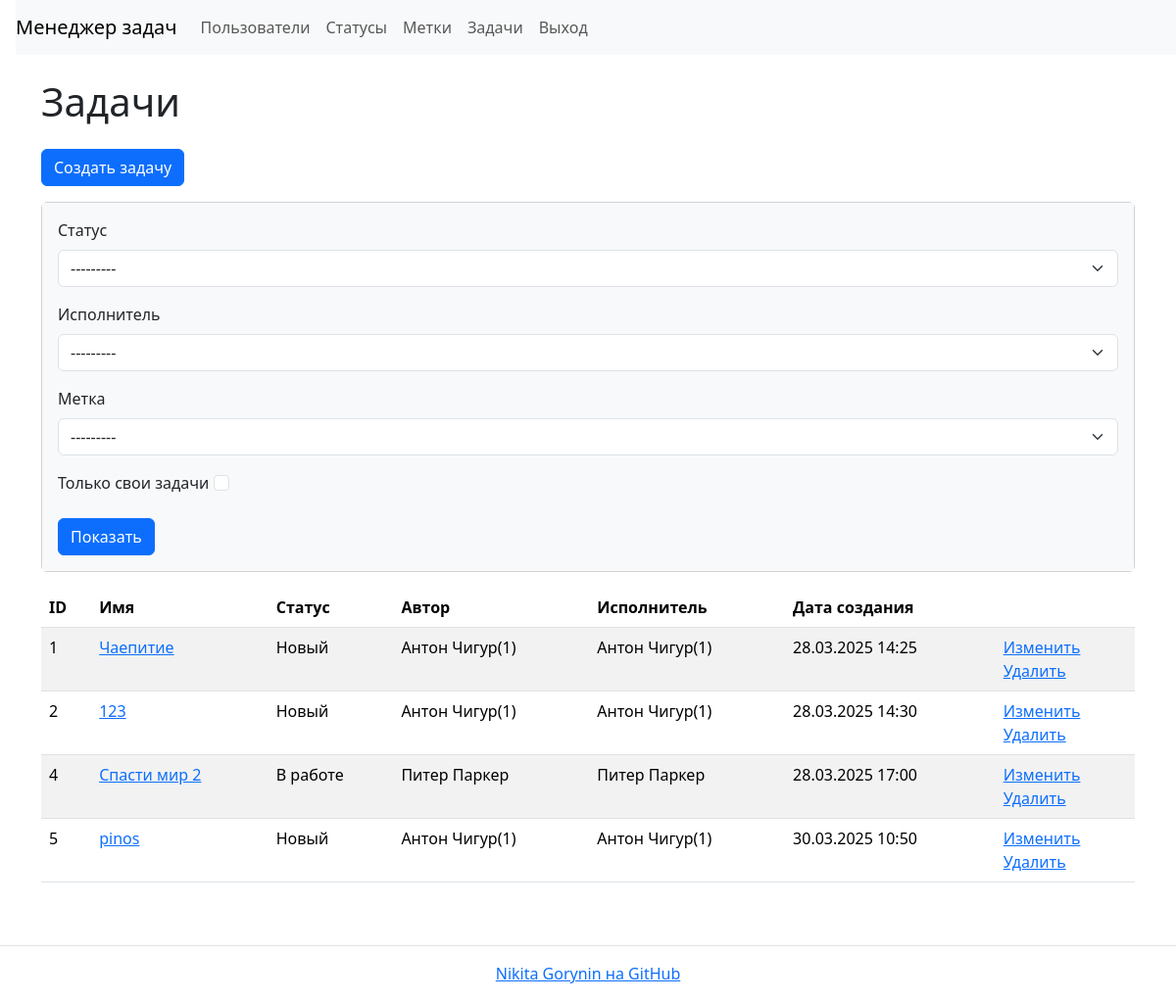
The app's page /tasks/ (signed in) with its own data.
### task_manager/tasks/models.py (models this page shows, shortened)
class Task(models.Model):
    name = models.CharField(
        max_length=150,
        blank=False,
        unique=True,
        verbose_name='Имя'
    )
    description = models.TextField(
        max_length=10000,
        blank=True,
        verbose_name='Описание'
    )
    date_created = models.DateTimeField(
        auto_now_add=True,
        verbose_name='Creation date'
    )
    author = models.ForeignKey(
        User,
        on_delete=models.PROTECT,
        related_name='author',
        verbose_name='Автор'
    )
    status = models.ForeignKey(
        Status,
        on_delete=models.PROTECT,
        related_name='statuses',
        verbose_name='Статус'
    )
    executor = models.ForeignKey(
        User,
        on_delete=models.PROTECT,
        related_name='executor',
        verbose_name='Исполнитель'
    )
    labels = models.ManyToManyField(
        Label,
        through='TaskLabelRelation',
        through_fields=('task', 'label'),
        blank=True,
        related_name='labels',
        verbose_name='Метки'
    )
    class Meta:
        verbose_name = 'Задача'
        verbose_name_plural = 'Задачи'

### task_manager/statuses/models.py (models this page shows)
class Status(models.Model):
    date_joined = models.DateTimeField(auto_now_add=True)
    name = models.CharField(max_length=400, unique=True)
    def __str__(self):
        return self.name

### task_manager/users/models.py (models this page shows)
class User(AbstractUser):
    first_name = models.CharField(max_length=150)
    last_name = models.CharField(max_length=150)
    def __str__(self):
        return self.get_full_name()

### task_manager/tasks/views.py (the view)
# urls.py: path('', TasksListView.as_view(), name='tasks'),
class TasksListView(AuthRequiredMixin, FilterView):
    template_name = 'tasks/list.html'
    model = Task
    filterset_class = TaskFilter
    context_object_name = 'tasks'
    extra_context = {
        'header': 'Задачи'
    }

### task_manager/labels/models.py (called while the page is built)
    def __str__(self):
        return self.name

### task_manager/mixins.py (called while the page is built)
    def dispatch(self, request, *args, **kwargs):
        if not request.user.is_authenticated:
            self.error(request, self.auth_message)
            return redirect(reverse_lazy('login'))
        return super().dispatch(request, *args, **kwargs)

### task_manager/templates/tasks/list.html
{% extends "base.html" %}
{% block content %}
    <h1 class="my-4">{{ header }}</h1>
    <a class="btn btn-primary mb-3" href="{% url 'task_create' %}">Создать задачу</a>
    {% include "tasks/filter.html" %}
    <table class="table table-striped">
        <thead>
            <tr>
                <th>ID</th>
                <th>Имя</th>
                <th>Статус</th>
                <th>Автор</th>
                <th>Исполнитель</th>
                <th>Дата создания</th>
                <th></th>
            </tr>
        </thead>
        <tbody>
            {% if tasks %}
                {% for task in tasks %}
                    <tr>
                        <td>{{ task.id }}</td>
                        <td><a href="{% url 'task_show' task.id %}">{{ task.name }}</a></td>
                        <td>{{ task.status }}</td>
                        <td>{{ task.author }}</td>
                        <td>{{ task.executor }}</td>
                        <td>{{ task.date_created|date:"d.m.Y H:i" }}</td>
                        <td>
                            <a href="{% url 'task_update' task.id %}">Изменить</a>
                            <br>
                            <a href="{% url 'task_delete' task.id %}">Удалить</a>
                        </td>
                    </tr>
                {% endfor %}
            {% endif %}
        </tbody>
    </table>
{% endblock content %}

### records on screen
Task: id "1", name "Чаепитие", status "Новый", author "Антон Чигур(1)", executor "Антон Чигур(1)", date_created "28.03.2025 14:25"
Task: id "2", name "123", status "Новый", author "Антон Чигур(1)", executor "Антон Чигур(1)", date_created "28.03.2025 14:30"
Task: id "4", name "Спасти мир 2", status "В работе", author "Питер Паркер", executor "Питер Паркер", date_created "28.03.2025 17:00"
Task: id "5", name "pinos", status "Новый", author "Антон Чигур(1)", executor "Антон Чигур(1)", date_created "30.03.2025 10:50"

### other values on screen
{{ header }} "Задачи"
{{ field.label }} "Статус" "Исполнитель" "Метка" "Только свои задачи"
